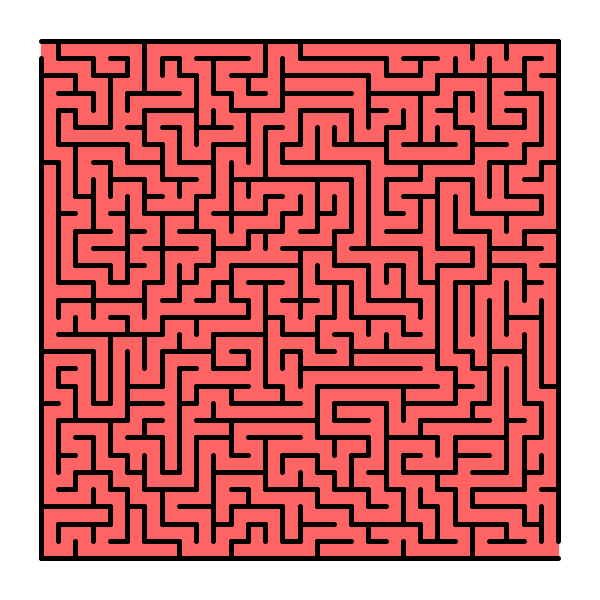
Frame 1 (no input)
Frame 60 (the mouse pressed at the canvas centre just before this capture): identical to frame 1, image omitted
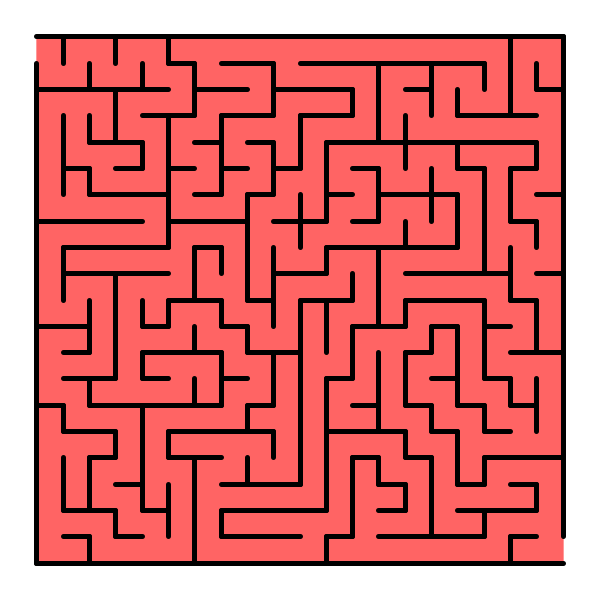
Frame 120 (the mouse held since frame 60 and released just before this capture)

The Processing sketch that drew these frames (run headless with seeded random() and noise(); from frame 60 on, the mouse is pressed at the canvas centre):

// Processing sketch: LabyrinthGenerator
// ── LabyrinthGenerator.pde
import java.util.*;

Labyrinth l1 = new Labyrinth(50,50,500,30);

void setup() {
  size(600, 600);
}

void draw() {
  background(255);
  l1.draw();
}

void mousePressed() {
  l1 = new Labyrinth(50,50,500,20);
}

// ── AStar.pde
float aStar(Node s, Node z, ArrayList<Node> path) {
  if (s==null || z==null) {
    path.clear();
    return -1f;
  }
  HashMap<Node, Float> distance = new HashMap<Node, Float>();
  distance.put(s, 0f);
  ArrayList<Node> order = new ArrayList<Node>();
  ArrayList<Node> todo = new ArrayList<Node>();
  todo.add(s);
  order.add(s);
  while (!todo.isEmpty()) {
    Node v = todo.get(0);
    float minScore = distance.get(v) + rest(v, z);
    for (int i = 1; i<todo.size(); i++) {
      Node current = todo.get(i);
      float currentScore = distance.get(current) + rest(v, z);
      if (currentScore < minScore) {
        minScore = currentScore;
        v = current;
      }
    }
    if (v == z) {
      path.clear();
      Node current = z;
      path.add(z);
      while (current != s) {
        for (Node n : current.neighbours()) {
          if (distance.containsKey(n)) {
            if (distance.get(n) < distance.get(current) &&
                distance.get(n)+dist(n.pos.x,n.pos.y,current.pos.x,current.pos.y)==distance.get(current)) {
              path.add(0, n);
              current = n;
              break;
            }
          }
        }
      }
      return distance.get(z);
    }
    todo.remove(v);
    for (Node u : v.neighbours()) {
      if (!distance.containsKey(u) || distance.get(u) > distance.get(v) + dist(v.pos.x, v.pos.y, u.pos.x, u.pos.y)) {
        distance.put(u, distance.get(v)+dist(v.pos.x, v.pos.y, u.pos.x, u.pos.y));
        todo.add(u);
        order.add(u);
      }
    }
  }

  path.clear();
  return -1f;
}

float rest(Node a, Node b) {
  return dist(a.pos.x,a.pos.y,b.pos.x,b.pos.y);
}

// ── Graph.pde
class Graph {
  //PVector min;
  //PVector max;
  ArrayList<Node> nodes = new ArrayList<Node>();
  ArrayList<Edge> edges = new ArrayList<Edge>();
  ArrayList<Edge> visible = new ArrayList<Edge>();

  Graph(List<Node> _nodes, List<Edge> _edges) {
    nodes.addAll(_nodes);
    edges.addAll(_edges);
  }
  Graph() {
  }


  void draw() {
    //for (Node n : nodes) {
    //  circle(n.pos.x, n.pos.y, 5);
    //}
    stroke(0);
    strokeWeight(5);
    for (Edge e : edges) {
      if (visible.contains(e)) {
        e.draw();
      }
    }
  }
}

class Edge {
  Node n1;
  Node n2;
  Edge(Node _n1, Node _n2) {
    n1 = _n1;
    n2 = _n2;
  }
  boolean intersecting(Edge e) {
    float x1 = n1.pos.x;
    float y1 = n1.pos.y;
    float x2 = n2.pos.x;
    float y2 = n2.pos.y;
    float x3 = e.n1.pos.x;
    float y3 = e.n1.pos.y;
    float x4 = e.n2.pos.x;
    float y4 = e.n2.pos.y;
    float uA = ((x4-x3)*(y1-y3) - (y4-y3)*(x1-x3)) / ((y4-y3)*(x2-x1) - (x4-x3)*(y2-y1));
    float uB = ((x2-x1)*(y1-y3) - (y2-y1)*(x1-x3)) / ((y4-y3)*(x2-x1) - (x4-x3)*(y2-y1));
    if (uA >= 0 && uA <= 1 && uB >= 0 && uB <= 1) {
    return true;
}
return false;
  }
  void draw() {
    line(n1.pos.x, n1.pos.y, 
      n2.pos.x, n2.pos.y);
  }
}

class Node {
  PVector pos;
  ArrayList<Node> reachables = new ArrayList<Node>();
  Node(PVector _pos, ArrayList<Node> _reachables) {
    pos = _pos;
    reachables.addAll(_reachables);
  }
  Node(PVector _pos) {
    pos = _pos;
  }
  ArrayList<Edge> getLinks() {
    ArrayList<Edge> links = new ArrayList<Edge>();
    for(Edge e : l1.passages) {
      if(e.n1==this || e.n2==this) {
        links.add(e);
      }
    }
    return links;
  }
  ArrayList<Node> neighbours() {
    ArrayList<Node> neighbours = new ArrayList<Node>();
    
    return neighbours;
  }
}

Graph newRectGraph(float x, float y, float w, float h, int columns, int rows) {
  float edgeWidth = w/(columns-1);
  float edgeHeight = h/(rows-1);

  Node[] nodes = new Node[columns*rows];
  ArrayList<Edge> edges = new ArrayList();

  for (int i = 0; i< nodes.length; i++) {
    nodes[i] = new Node(new PVector(x+edgeHeight*(i/columns), y+edgeWidth*(i%columns)));
  }
  for (int i = 0; i< nodes.length; i++) {
    //not at right border
    if ((i+1)%columns != 0) {  
      edges.add(new Edge(nodes[i], nodes[i+1]));
    }
    //not at bottom border
    if (i+columns < nodes.length) {  
      edges.add(new Edge(nodes[i], nodes[i+columns]));
    }
  }
  for (Edge e : edges) {
    e.n1.reachables.add(e.n2);
    e.n2.reachables.add(e.n1);
  }

  return new Graph(Arrays.asList(nodes), edges);
}

Graph newSquareGraph(float x, float y, float s, int rows) {
  Graph newGraph = newRectGraph(x, y, s, s, rows, rows);
  return  newGraph;
}

// ── Labyrinth.pde
//class Mesh {
//  Line[] lines;
//  Mesh() {
//  }
//}

//class Line {
//  float x1;
//  float y1;
//  float y2;
//  float x2;
//  Line(float x1, float y1, float x2, float y2) {
//    this.x1 = x1;
//    this.y1 = y1;
//    this.x2 = x2;
//    this.y2 = y2;
//  }
//}

class Labyrinth {
  ArrayList<Edge> passages = new ArrayList<Edge>();
  ArrayList<Node> nodes = new ArrayList<Node>();
  ArrayList<Node> visited = new ArrayList<Node>();
  ArrayList<Node> path = new ArrayList<Node>();
  float edgeLength;
  PVector min;
  PVector max;
  Graph base;
  Graph walls;

  Labyrinth(float x, float y, float s, int rows) {
    base = newSquareGraph(x, y, s, rows);
    edgeLength = s/(rows-1);
    walls = newSquareGraph(x-edgeLength/2, y-edgeLength/2, s+edgeLength, rows+1);
    mazeDFS(base.nodes.get(0));
    min = new PVector(x, y);
    max = new PVector(x+s, y+s);
    for (Edge e : walls.edges) {
      boolean visible = true;
      for (Edge p : passages) {
        if (e.intersecting(p)) {
          visible = false;
        }
      }
      if (visible) 
        walls.visible.add(e);
      if (walls.edges.indexOf(e)==0 || walls.edges.indexOf(e)==walls.edges.size()-1)
        walls.visible.remove(e);
    }
    for (Edge e : passages) {
      e.n1.reachables.add(e.n2);
      e.n2.reachables.add(e.n1);
    }
  }

  void mazeDFS(Node origin) {
    visited.add(origin);
    Collections.shuffle(origin.reachables);
    for (Node destination : origin.reachables) {
      if (!visited.contains(destination)) {
        passages.add(new Edge(origin, destination));
        mazeDFS(destination);
      }
    }
    for (Node n : nodes) {
      n.reachables.clear();
    }
  }
  void solveBFS(ArrayList<Node> nodes) {
    ArrayList<Node> visited = new ArrayList<Node>();
    ArrayList<Node> todo = new ArrayList<Node>();
    //todo.add();
  }

  void draw() {
    stroke(255, 0, 0);
    noStroke();
    fill(255, 100, 100);
    for (Node n : base.nodes) {
      rect(n.pos.x-edgeLength/2-0.5, n.pos.y-edgeLength/2-0.5, edgeLength+1, edgeLength+1);
    }
    fill(0, 0, 255);
    for (Node n : nodes) {
      circle(n.pos.x, n.pos.y, 10);
    }
    fill(255);
    walls.draw();
    stroke(255,255,0);
    aStar(base.nodes.get(0),base.nodes.get(base.nodes.size()-1),path);
    for(int i = 0; i< path.size()-1; i++) {
      Edge newEdge = new Edge(path.get(i),path.get(i+1));
      circle(newEdge.n1.pos.x,newEdge.n1.pos.y,500);
      newEdge.draw();
    }
    
}
}
